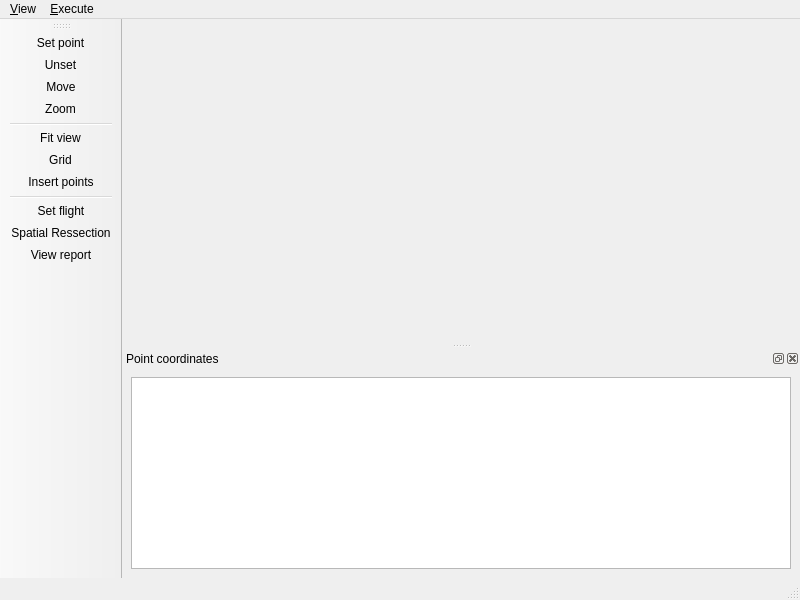
<?xml version="1.0" encoding="UTF-8"?>
<ui version="4.0">
 <class>SRMainWindow</class>
 <widget class="QMainWindow" name="SRMainWindow">
  <property name="geometry">
   <rect>
    <x>0</x>
    <y>0</y>
    <width>800</width>
    <height>600</height>
   </rect>
  </property>
  <property name="windowTitle">
   <string>Spatial Ressection</string>
  </property>
  <property name="windowIcon">
   <iconset resource="../resource/resource.qrc">
    <normaloff>:/icon/WindowIcon.png</normaloff>:/icon/WindowIcon.png</iconset>
  </property>
  <widget class="QWidget" name="centralwidget"/>
  <widget class="QMenuBar" name="menubar">
   <property name="geometry">
    <rect>
     <x>0</x>
     <y>0</y>
     <width>800</width>
     <height>26</height>
    </rect>
   </property>
   <widget class="QMenu" name="menu_View">
    <property name="title">
     <string>&amp;View</string>
    </property>
    <addaction name="actionSet"/>
    <addaction name="actionMove"/>
    <addaction name="actionZoom"/>
    <addaction name="separator"/>
    <addaction name="actionFit"/>
    <addaction name="actionInsert_Points"/>
   </widget>
   <widget class="QMenu" name="menu_Execute">
    <property name="title">
     <string>&amp;Execute</string>
    </property>
    <addaction name="actionFlight"/>
    <addaction name="actionSpatialRessection"/>
    <addaction name="actionTable"/>
   </widget>
   <addaction name="menu_View"/>
   <addaction name="menu_Execute"/>
  </widget>
  <widget class="QStatusBar" name="statusbar"/>
  <widget class="QDockWidget" name="dockWidget">
   <property name="windowTitle">
    <string>Point coordinates</string>
   </property>
   <attribute name="dockWidgetArea">
    <number>8</number>
   </attribute>
   <widget class="QWidget" name="dockWidgetContents">
    <layout class="QGridLayout" name="gridLayout">
     <item row="0" column="0">
      <widget class="QTableView" name="table1"/>
     </item>
    </layout>
   </widget>
  </widget>
  <widget class="QToolBar" name="toolBar">
   <property name="windowTitle">
    <string>toolBar</string>
   </property>
   <attribute name="toolBarArea">
    <enum>LeftToolBarArea</enum>
   </attribute>
   <attribute name="toolBarBreak">
    <bool>false</bool>
   </attribute>
   <addaction name="actionSet"/>
   <addaction name="actionUnset"/>
   <addaction name="actionMove"/>
   <addaction name="actionZoom"/>
   <addaction name="separator"/>
   <addaction name="actionFit"/>
   <addaction name="actionGrid"/>
   <addaction name="actionInsert_Points"/>
   <addaction name="separator"/>
   <addaction name="actionFlight"/>
   <addaction name="actionSpatialRessection"/>
   <addaction name="actionTable"/>
  </widget>
  <action name="actionZoom">
   <property name="icon">
    <iconset resource="../resource/resource.qrc">
     <normaloff>:/icon/find.png</normaloff>:/icon/find.png</iconset>
   </property>
   <property name="text">
    <string>&amp;Zoom</string>
   </property>
   <property name="shortcut">
    <string>Ctrl+Z</string>
   </property>
  </action>
  <action name="actionMove">
   <property name="icon">
    <iconset resource="../resource/resource.qrc">
     <normaloff>:/icon/move.png</normaloff>:/icon/move.png</iconset>
   </property>
   <property name="text">
    <string>&amp;Move</string>
   </property>
   <property name="shortcut">
    <string>Ctrl+M</string>
   </property>
  </action>
  <action name="actionFit">
   <property name="icon">
    <iconset resource="../resource/resource.qrc">
     <normaloff>:/icon/fit.png</normaloff>:/icon/fit.png</iconset>
   </property>
   <property name="text">
    <string>Fit &amp;view</string>
   </property>
   <property name="toolTip">
    <string>Fit view</string>
   </property>
   <property name="shortcut">
    <string>Ctrl+V</string>
   </property>
  </action>
  <action name="actionSet">
   <property name="icon">
    <iconset resource="../resource/resource.qrc">
     <normaloff>:/icon/mark.png</normaloff>:/icon/mark.png</iconset>
   </property>
   <property name="text">
    <string>&amp;Set point</string>
   </property>
   <property name="toolTip">
    <string>Set point</string>
   </property>
   <property name="shortcut">
    <string>Ctrl+S</string>
   </property>
  </action>
  <action name="actionUnset">
   <property name="icon">
    <iconset resource="../resource/resource.qrc">
     <normaloff>:/icon/unmark.png</normaloff>:/icon/unmark.png</iconset>
   </property>
   <property name="text">
    <string>Unset</string>
   </property>
   <property name="toolTip">
    <string>Unset Point</string>
   </property>
   <property name="visible">
    <bool>false</bool>
   </property>
  </action>
  <action name="actionGrid">
   <property name="icon">
    <iconset resource="../resource/resource.qrc">
     <normaloff>:/icon/grid.png</normaloff>:/icon/grid.png</iconset>
   </property>
   <property name="text">
    <string>Grid</string>
   </property>
   <property name="toolTip">
    <string>Activate Grid</string>
   </property>
   <property name="visible">
    <bool>false</bool>
   </property>
  </action>
  <action name="actionSpatialRessection">
   <property name="icon">
    <iconset resource="../resource/resource.qrc">
     <normaloff>:/icon/exterior.png</normaloff>:/icon/exterior.png</iconset>
   </property>
   <property name="text">
    <string>Exterior &amp;orientation</string>
   </property>
   <property name="iconText">
    <string>Spatial Ressection</string>
   </property>
   <property name="toolTip">
    <string>Exterior orientation</string>
   </property>
   <property name="shortcut">
    <string>Ctrl+O</string>
   </property>
  </action>
  <action name="actionFlight">
   <property name="icon">
    <iconset resource="../resource/resource.qrc">
     <normaloff>:/icon/fd.png</normaloff>:/icon/fd.png</iconset>
   </property>
   <property name="text">
    <string>Set &amp;flight</string>
   </property>
   <property name="toolTip">
    <string>Set flight</string>
   </property>
   <property name="shortcut">
    <string>Ctrl+F</string>
   </property>
  </action>
  <action name="actionTable">
   <property name="icon">
    <iconset resource="../resource/resource.qrc">
     <normaloff>:/icon/table.png</normaloff>:/icon/table.png</iconset>
   </property>
   <property name="text">
    <string>View &amp;report</string>
   </property>
   <property name="toolTip">
    <string>View report</string>
   </property>
   <property name="shortcut">
    <string>Ctrl+R</string>
   </property>
  </action>
  <action name="actionInsert_Points">
   <property name="icon">
    <iconset resource="../resource/resource.qrc">
     <normaloff>:/icon/export.png</normaloff>:/icon/export.png</iconset>
   </property>
   <property name="text">
    <string>&amp;Insert points</string>
   </property>
   <property name="toolTip">
    <string>Insert points</string>
   </property>
   <property name="shortcut">
    <string>Ctrl+I</string>
   </property>
  </action>
 </widget>
 <resources>
  <include location="../resource/resource.qrc"/>
 </resources>
 <connections/>
</ui>
